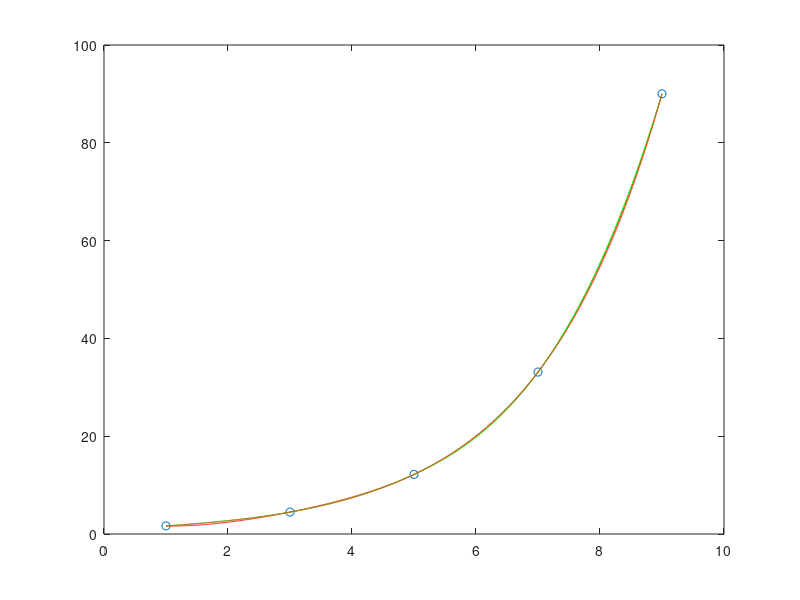

Reproduce this figure in MATLAB.
% Script pour interpoler
x = linspace(1, 9, 5); y = exp(x/2); 
a = polyfit(x, y, 4);
xx = linspace(1, 9, 1000); 
yy = polyval(a, xx);
yys = spline(x,y,xx);
plot(x, y, 'o', xx, yy,'r', xx, yys, 'g', xx, exp(xx/2))
